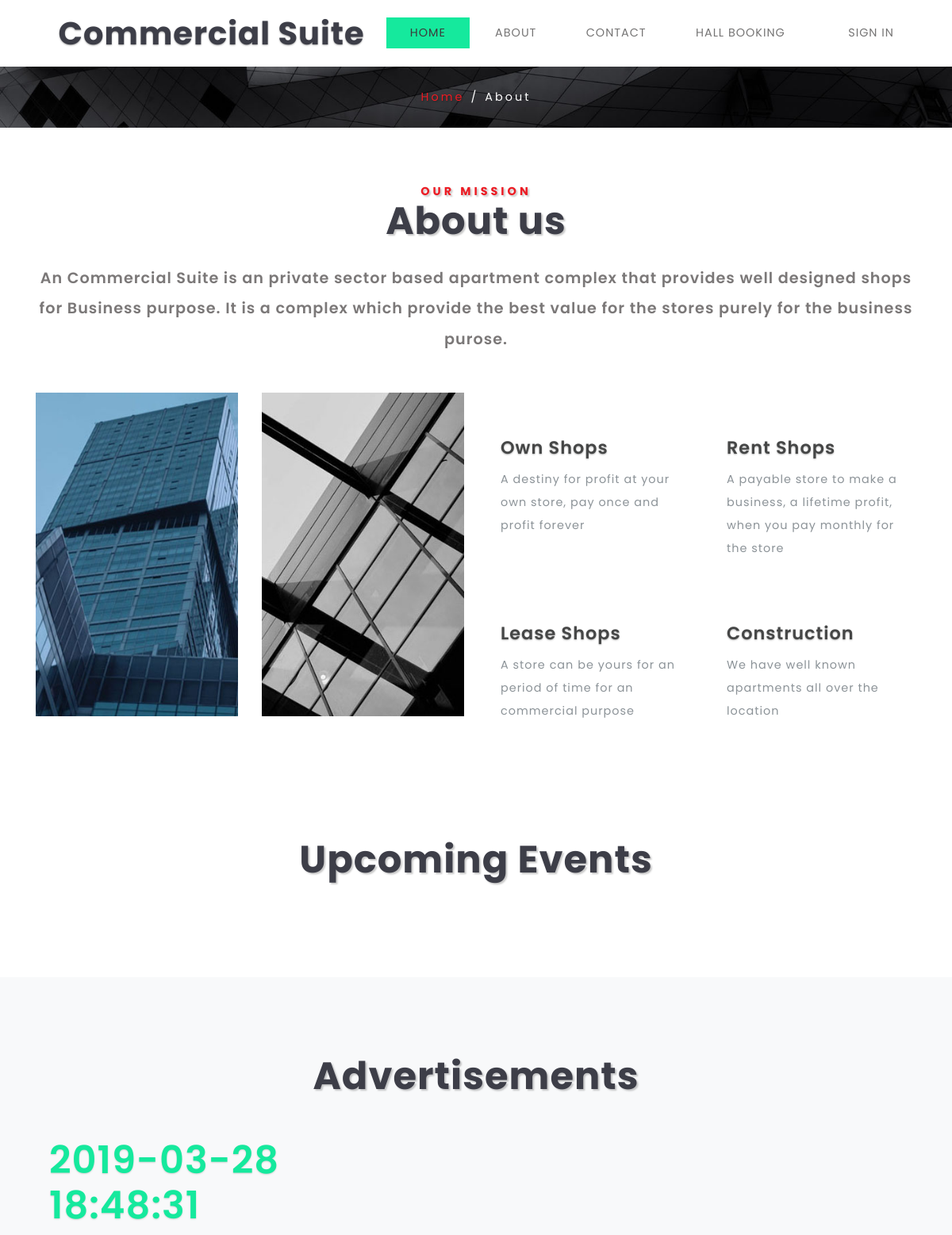
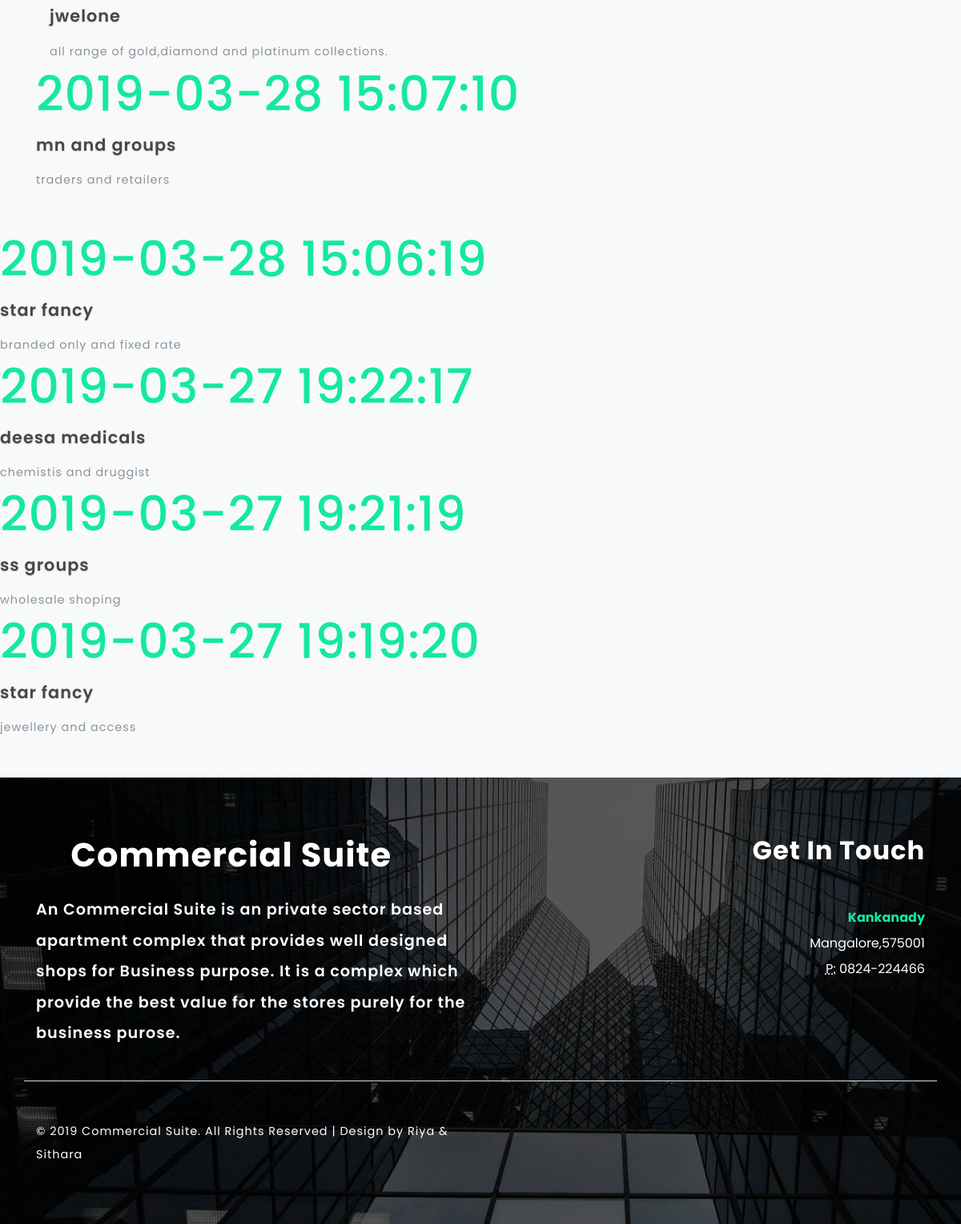
Page /about.php on the committed database (2 pictures, top to bottom).
### tables this page shows
CREATE TABLE IF NOT EXISTS `advertisement` (
  `add_id` int(11) NOT NULL AUTO_INCREMENT,
  `add_title` varchar(30) NOT NULL,
  `shop_o_id` int(11) NOT NULL,
  `add_desc` longtext NOT NULL,
  `image` varchar(255) NOT NULL,
  `posted_on` datetime NOT NULL,
  `add_status` varchar(30) NOT NULL,
  PRIMARY KEY (`add_id`),
  KEY `shop_o_id` (`shop_o_id`)
);

### about.php (the view, shortened to what this page needs)
<?php include 'con_db.php';
 ?>
<!DOCTYPE html>
<html lang="zxx">
<head>
    <link href="css/bootstrap.css" rel='stylesheet' type='text/css' />
    <link href="css/examples.css" rel="stylesheet" type="text/css">
    <link href="css/jquery.fancybox.css" rel="stylesheet" type="text/css">
    <link href="css/slider-pro.css" rel='stylesheet' type='text/css' />
    <link href="css/timeline.css" rel="stylesheet" type="text/css">
    <link href="css/style.css" rel='stylesheet' type='text/css' />
    <link href="css/fontawesome-all.css" rel="stylesheet">
</head>
<body>
    <div class="main-sec" id="home">
        <?php include 'header.php'; ?>
    </div>
    <div class="banner-inner">
        <ol class="breadcrumb justify-content-center">
            <li class="breadcrumb-item">
                <a href="index.php">Home</a>
            </li>
            <li class="breadcrumb-item active">About</li>
        </ol>
    </div>
    <section class="wthree-banner-bottom py-lg-5 py-3 text-center" id="about">
        <div class="container py-lg-4 py-3">
            <h3 class="tittle text-center mb-lg-4 mb-3">
                <span>Our Mission</span>About us</h3>
            <p class="para my-4">An Commercial Suite is an private sector based apartment complex that provides well designed shops for Business purpose. It is a complex which provide the best value for the stores purely for the business purose.</p>
            <div class="about-info mt-lg-5 mt-3">
                <div class="row">
                    <div class="col-lg-6 ab-imgs">
                        <div class="row ab-inner-img">
                            <div class="col-md-6 ab-one">
                                <img src="images/ab1.jpg" class="img-fluid" alt="">
                            </div>
                            <div class="col-md-6 ab-one">
                                <img src="images/ab2.jpg" class="img-fluid" alt="">
                            </div>
                        </div>
                    </div>
                    <div class="col-lg-6 ab-info text-left">
                        <div class="row ab-text-con">
                            <div class="col-sm-6 ab-grid">
                                <div class="card">
                                    <div class="card-body">
                                        <i class="fas fa-home"></i>
                                        <h5 class="card-title">Own Shops</h5>
                                        <p class="card-text">A destiny for profit at your own store, pay once and profit forever</p>
                                    </div>
                                </div>
                            </div>
                            <div class="col-sm-6 ab-grid">
                                <div class="card">
                                    <div class="card-body">
                                        <i class="fas fa-compress"></i>
                                        <h5 class="card-title">Rent Shops</h5>
                                        <p class="card-text">A payable store to make a business, a lifetime profit, when you pay monthly for the store</p>
                                    </div>
                                </div>
                            </div>
                            <div class="col-sm-6 ab-grid mt-4">
                                <div class="card">
                                    <div class="card-body">
                                        <i class="fas fa-pencil-alt"></i>
                                        <h5 class="card-title">Lease Shops</h5>
                                        <p class="card-text">A store can be yours for an period of time for an commercial purpose</p>
                                    </div>
                                </div>
                            </div>
                            <div class="col-sm-6 ab-grid mt-4">
                                <div class="card">
                                    <div class="card-body">
                                        <i class="far fa-building"></i>
                                        <h5 class="card-title">Construction</h5>
                                        <p class="card-text">We have well known apartments all over the location</p>
                                    </div>
                                </div>
                            </div>
                        </div>
                    </div>
                </div>
            </div>
        </div>
    </section>
    <section class="wthree-banner-bottom py-lg-5 py-3 text-center">
        <div class="container py-lg-4 py-3">
            <h3 class="tittle text-center mb-lg-5 mb-3">
                Upcoming Events</h3>
                        </div>
    </section>
  <section class="wthree-banner-bottom bg-light py-md-5 py-3">
        <div class="container">
            <div class="w3ls-inner-sec py-md-5 py-3">
                <h3 class="tittle text-center mb-lg-5 mb-3">
                    Advertisements</h3>
                <div class="row choose-main ">
                    <div class="col-lg-6 galsses-grid-right">
                    <?php
                      $sql=mysqli_query($con,"SELECT * FROM advertisement order by posted_on desc");
                        while($row=mysqli_fetch_array($sql))
                        {
                      ?>
                        <h5>
                            <span class="post-color"><?php echo $row['posted_on']; ?></span> </h5>
                        <h4 class="post my-3"><?php echo $row['add_title']; ?></h4>
                        <p><?php echo $row['add_desc']; ?></p>
                    </div>
                    <div class="col-lg-6 galsses-grid-right">
                    </div>
                </div>
            <?php } ?>
    </section>
    <footer class="footer-sec-w3layouts py-lg-5 py-3">
        <div class="container">
            <div class="w3ls-inner-sec py-lg-4 py-3">
                <div class="row">
                    <div class="col-lg-6 footer-left-info text-left">
                        <div class="logo">
                            <h2>
                                <a href="index.php">
                                    <i class="fab fa-firstdraft"></i> Commercial Suite</a>
                            </h2>
                        </div>
                        <p class="para my-4">An Commercial Suite is an private sector based apartment complex that provides well designed shops for Business purpose. It is a complex which provide the best value for the stores purely for the business purose.</p>
                    </div>
                    <div class="col-lg-6 footer-right-info text-right">
                        <h6>Get In Touch</h6>
                        <address class="ad-info mt-5">
                            <strong>Kankanady</strong>
                            <br> Mangalore,575001
                            <br>
                            <abbr title="Phone">P:</abbr> 0824-224466
                        </address>
                    </div>
                </div>
               <div class="row copyright-info mt-3">
                    <div class="col-lg-6 copyright">
                        <p>&copy; 2019 Commercial Suite. All Rights Reserved | Design by Riya & Sithara
                        </p>
                    </div>
                </div>
            </div>
        </div>
    </footer>
</body>
</html>

### header.php (shortened to what this page needs)
<header>
            <nav class="navbar navbar-expand-lg navbar-light shift">
                <div class="logo">
                    <h1>
                        <a class="navbar-brand" href="index.php">
                            <i class="fab fa-firstdraft"></i> Commercial Suite</a>
                    </h1>
                </div>
                <div class="collapse navbar-collapse" id="navbarSupportedContent">
                    <ul class="navbar-nav mx-auto">
                        <li class="nav-item active">
                            <a class="nav-link" href="index.php">Home
                            </a>
                        </li>
                        <li class="nav-item">
                            <a class="nav-link" href="about.php">About</a>
                        </li>
                        <li class="nav-item">
                            <a class="nav-link" href="contact.php">Contact</a>
                        </li>
                        <li class="nav-item dropdown">
                            <a class="nav-link dropdown-toggle" href="#" id="navbarDropdown" role="button" data-toggle="dropdown" aria-haspopup="true" aria-expanded="false">
                                Hall Booking
                                <i class="fas fa-angle-down"></i>
                            </a>
                        </li>
                        <li class="nav-item">
                            <a class="nav-link" href="login.php">SIGN IN</a>
                        </li>
                    </ul>
                </div>
            </nav>
        </header>

### css/style.css (style rules this page uses)
html, body { margin: 0; font-size: 100%; font-family: 'Poppins', sans-serif; background: #fff; }
body a { text-decoration: none; transition: 0.5s all; -webkit-transition: 0.5s all; -moz-transition: 0.5s all; -o-transition: 0.5s all; -ms-transition: 0.5s all; font-family: 'Poppins', sans-serif; }
body img { width: 100%; }
h1, h2, h3, h4, h5, h6 { margin: 0; font-family: 'Poppins', sans-serif; letter-spacing: 1px; }
p { margin: 0; font-size: 0.9em; color: #8c9398; line-height: 2em; letter-spacing: 1px; }
ul { margin: 0; padding: 0; }
.navbar { padding: 0.8em 2em; }
a.navbar-brand { font-size: 1em; font-weight: 700; text-shadow: 0 1px 2px rgba(0, 0, 0, 0.37); color: #3d3e48; }
.navbar-light .navbar-brand { color: #3d3e48; }
.logo i { color: #15e99d; text-shadow: none; }
li.nav-item { margin: 0 1px; }
.navbar-light .navbar-nav .nav-link { padding: 0.6em 1.4em; color: #757474; background: transparent; text-transform: uppercase; font-size: 0.9em; letter-spacing: 1px; }
.navbar-light .navbar-nav .show > .nav-link, .navbar-light .navbar-nav .active > .nav-link, .navbar-light .navbar-nav .nav-link.show, .navbar-light .navbar-nav .nav-link.active, .navbar-light .navbar-nav .nav-link:hover, .navbar-light .navbar-nav .nav-link:focus { background: transparent; color: #3c3a3a; }
nav ul { list-style: none; text-align: center; }
nav ul li { display: inline-block; }
nav ul li a { display: block; color: #aaa; font-weight: 400; text-transform: uppercase; margin: 0 10px; }
nav ul li a, nav ul li a:after, nav ul li a:before { transition: all .5s; }
nav.shift ul li a { position: relative; z-index: 1; }
nav.shift ul li a:after { display: block; position: absolute; top: 0; left: 0; bottom: 0; right: 0; margin: auto; width: 100%; height: 1px; content: '.'; color: transparent; background: #15e99d; visibility: none; opacity: 0; z-index: -1; }
.dropdown-toggle::after { width: 0; height: 0; margin-left: 0; content: ""; border-top: 0.3em solid; border-right: 0.3em solid transparent; border: 0px; }
li.nav-item.active { background: #15e99d; }
h3.tittle { text-shadow: 2px 2px 2px rgba(41, 41, 41, 0.26); font-size: 3em; color: #3d3e48; font-weight: 700; }
h3.tittle span { display: block; font-weight: 700; text-transform: uppercase; font-size: 0.3em; color: #ec1c24; letter-spacing: 4px; }
p.para { font-size: 1.2em; color: #7b7878; font-weight: 600; }
.ab-text-con .card { border: none; }
.ab-text-con .card-body { padding: 0 1em; }
.card-title { font-size: 1.4em; color: #454646; text-shadow: 0 1px 2px rgba(0, 0, 0, 0.32); font-weight: 600; }
.ab-text-con i { font-size: 2.5em; color: #15e99d; margin-bottom: 0.4em; }
.galsses-grid-right h5 { font-size: 1em; color: #888; text-shadow: 0 1px 2px rgba(0, 0, 0, 0.16); font-weight: 600; }
.galsses-grid-right p { line-height: 2.2em; }
h4.post { font-size: 1.3em; color: #454646; text-shadow: 0 1px 2px rgba(0, 0, 0, 0.16); font-weight: 600; }
span.post-color { font-size: 3em; color: #15e99d; }
.galsses-grid-right { padding: 0 5em 0 2em; }
.banner-inner { background: url(../images/banner1.jpg) no-repeat 0px 0px; background-size: cover; -webkit-background-size: cover; -o-background-size: cover; -moz-background-size: cover; -ms-background-size: cover; padding: 1em 0; }
li.breadcrumb-item { font-size: 0.9em; letter-spacing: 3px; }
li.breadcrumb-item a { color: #ec1c24; text-shadow: 1px 1px 2px #252424; }
.breadcrumb-item.active { color: #ffffff; }
ol.breadcrumb { background: none; margin: 0; }
.breadcrumb-item + .breadcrumb-item::before { display: inline-block; padding-right: 0.5rem; padding-left: 0.5rem; color: #ffffff; content: "/"; }
footer { background: url(../images/footer.jpg) no-repeat 0px 0px; background-size: cover; -webkit-background-size: cover; -moz-background-size: cover; -o-background-size: cover; -moz-background-size: cover; }
.footer-left-info p, .copyright p { color: #fff; }
.logo h2 a { font-size: 1.3em; font-weight: 700; text-shadow: 0 1px 2px rgba(0, 0, 0, 0.37); color: #fff; }
address.ad-info { color: #fff; line-height: 2em; }
address.ad-info strong { color: #15e99d; }
.footer-right-info h6 { text-shadow: 2px 2px 2px rgba(41, 41, 41, 0.26); font-size: 2em; color: #fff; font-weight: 700; }
.copyright-info { border-top: 1px solid #ddd; padding-top: 3em; }

### rows in the picture
advertisement: posted_on "2019-03-28 18:48:31", add_title "jwelone", add_desc "all range of gold,diamond and platinum collections."
advertisement: posted_on "2019-03-28 15:07:10", add_title "mn and groups", add_desc "traders and retailers"
advertisement: posted_on "2019-03-28 15:06:19", add_title "star fancy", add_desc "branded only and fixed rate"
advertisement: posted_on "2019-03-27 19:22:17", add_title "deesa medicals", add_desc "chemistis and druggist"
advertisement: posted_on "2019-03-27 19:21:19", add_title "ss groups", add_desc "wholesale shoping"
advertisement: posted_on "2019-03-27 19:19:20", add_title "star fancy", add_desc "jewellery and access"
